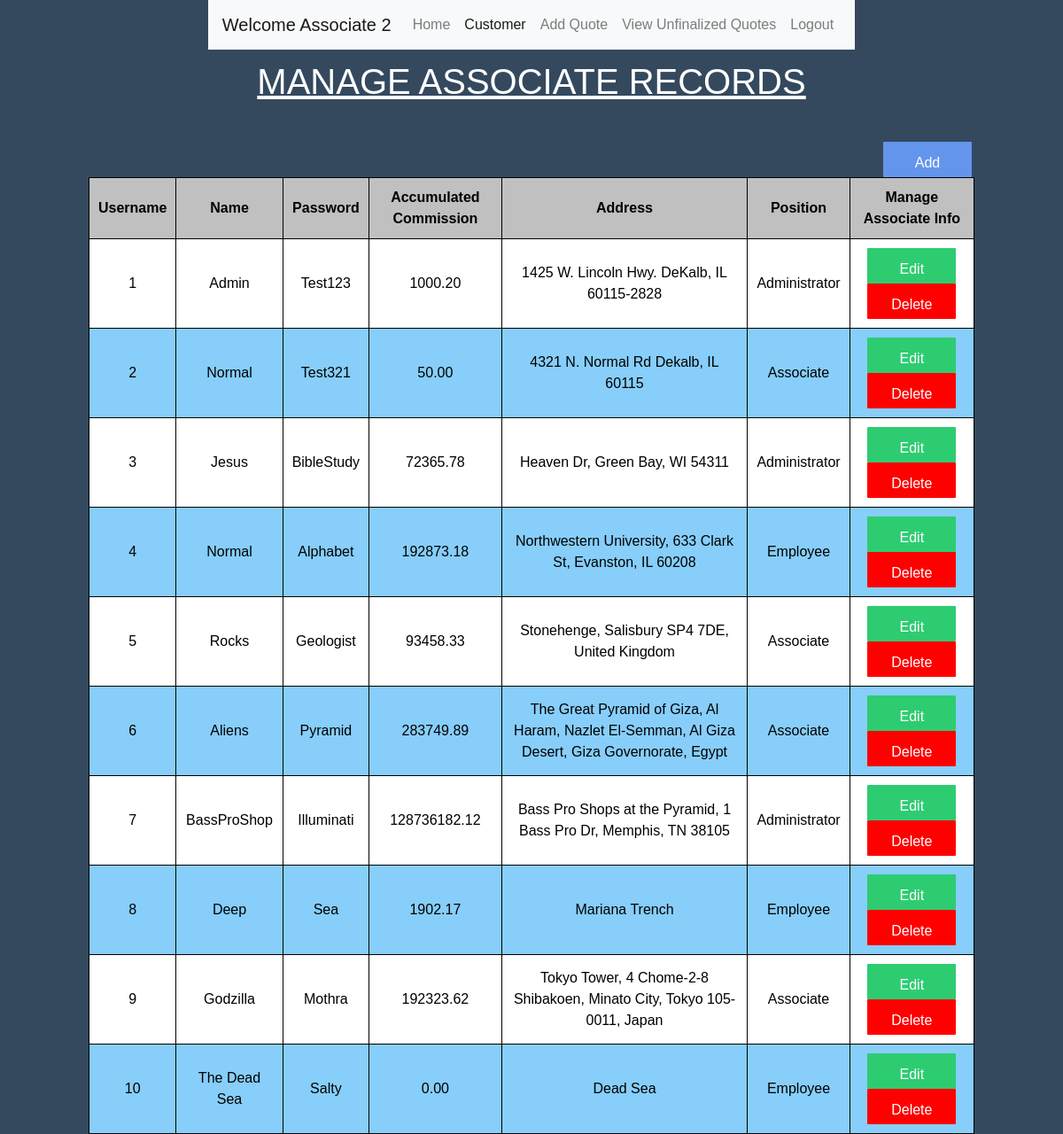
The page /manage.php (signed in) on the database its author committed.
### tables this page shows
create table Associate(
    User_Id  INT             NOT NULL PRIMARY KEY AUTO_INCREMENT,
    Name     CHAR(50)        NOT NULL,
    Password VARCHAR(50)     NOT NULL,
    Accu_Com DECIMAL(15,2)   NOT NULL,
    Address  VARCHAR(100)    NOT NULL,
    Pos      INT             NOT NULL DEFAULT 0
);

### manage.php (the view, shortened to what this page needs)
<!DOCTYPE html>
<html>
<head>
<link rel="stylesheet" href="https://stackpath.bootstrapcdn.com/bootstrap/4.3.1/css/bootstrap.min.css">
<link rel="stylesheet" href="manage.css">
</head>
<body>
  <?php require "navbar.php"?>
    <h1>MANAGE ASSOCIATE RECORDS</h1>
    <br>
</body>
<?php
  $getAssociateInfo = "select * from Associate;";
  $result = $pdo->query($getAssociateInfo);
?>
<div class = "associateList">
  <table>
    <tr align: left;>
      <th>Username</th>
      <th>Name</th>
      <th>Password</th>
      <th>Accumulated Commission</th>
      <th>Address</th>
      <th>Position</th>
      <th>Manage Associate Info</th>
    </tr>
  <?php while ($info = $result->fetch()):?>
    <tr>
      <td><?php echo $info['User_Id'];?></td>
      <td><?php echo $info['Name'];?></td>
      <td><?php echo $info['Password'];?></td>
      <td><?php echo $info['Accu_Com'];?></td>
      <td><?php echo $info['Address'];?></td>
      <td><?php if ($info['Pos'] == 2) {echo "Administrator";} else if ($info['Pos'] == 1) {echo "Employee";} else {echo "Associate";}?></td>
      <td>
        <form id="edit" action=edit.php method="POST">
            <input type="submit" class="mybutton" value="Edit"/>
        </form>
        <form id="delete" action=processChange.php method="POST">
            <input type="submit" class="mybutton" id="DELETE" value="Delete" onClick='return confirmSubmit()'/>
        </form>
      </td>
    </tr>
  <?php endwhile;?>
      <form id="add" action=edit.php method="POST">
          <input type="submit" class="mybutton" value="Add" id = "ADD-BUTTON"/>
      </form>
  </table>
</div>
</html>

### navbar.php (shortened to what this page needs)
<!DOCTYPE html>
<html lang="en">
  <head>
  </head>
  <body>
    <?php if($_SESSION['pos'] == 0):?>
    <nav class="navbar navbar-expand-lg navbar-light bg-light">
        <a class="navbar-brand" href="#">Welcome Associate <?php echo $_SESSION["user_id"];?></a>
        <div class="collapse navbar-collapse" id="navbarNav">
            <ul class="navbar-nav ml-auto">
                <li class="nav-item">
                    <a class="nav-link" href="record.php">Home<span class="sr-only">(current)</span></a>
                </li>
                <li class="nav-item active">
                    <a class="nav-link" href="customer.php">Customer</a>
                </li>
                <li class="nav-item">
                    <a class="nav-link" href="quote-form.php">Add Quote</a>
                </li>
                <li class="nav-item">
                    <a class="nav-link" href="manageUnfinalQuotesHeader.php">View Unfinalized Quotes</a>
                </li>
                <li class="nav-item">
                    <a class="nav-link" href="logout.php">Logout</a>
                </li>
            </ul>
        </div>
    </nav>
    <?php endif;?>
  </body>
</html>

### manage.css (style rules this page uses)
* { margin:0; padding: 0; font-family: sans-serif; box-sizing: border-box; }
body { height: 50vh; display: grid; place-items: center; background: #34495e; }
table { width: 1000px; }
table, td, th { padding: 10px; border: 1px solid black; border-collapse: collapse; text-align: center; }
td { font-size: 16px; }
th { background-color:silver; color:black; }
tr:nth-child(odd) { background-color:lightskyblue; color:black; }
tr:nth-child(even) { background-color:white; color:black; }
h1 { color:white; text-decoration: underline; text-transform: uppercase; font-weight: 500; padding:12px; }
.mybutton { width:20%; background: #2ecc71; color:white; border: 0; padding:10px; border-radius:1px; height: 40px; width: 100px; border: 2px solid #2ecc71; }
#ADD-BUTTON { background: cornflowerblue; position:relative; left:897px; height: 40px; width: 100px; border: 2px solid cornflowerblue; }
#DELETE { background:red; border: 2px solid red; }

### rows shown on the page
associate: User_Id "1", Name "Admin", Password "Test123", Accu_Com "1000.20", Address "1425 W. Lincoln Hwy. DeKalb, IL 60115-2828", Pos "Administrator"
associate: User_Id "2", Name "Normal", Password "Test321", Accu_Com "50.00", Address "4321 N. Normal Rd Dekalb, IL 60115", Pos "Associate"
associate: User_Id "3", Name "Jesus", Password "BibleStudy", Accu_Com "72365.78", Address "Heaven Dr, Green Bay, WI 54311", Pos "Administrator"
associate: User_Id "4", Name "Normal", Password "Alphabet", Accu_Com "192873.18", Address "Northwestern University, 633 Clark St, Evanston, IL 60208", Pos "Employee"
associate: User_Id "5", Name "Rocks", Password "Geologist", Accu_Com "93458.33", Address "Stonehenge, Salisbury SP4 7DE, United Kingdom", Pos "Associate"
associate: User_Id "6", Name "Aliens", Password "Pyramid", Accu_Com "283749.89", Address "The Great Pyramid of Giza, Al Haram, Nazlet El-Semman, Al Giza Desert, Giza Governorate, Egypt", Pos "Associate"
associate: User_Id "7", Name "BassProShop", Password "Illuminati", Accu_Com "128736182.12", Address "Bass Pro Shops at the Pyramid, 1 Bass Pro Dr, Memphis, TN 38105", Pos "Administrator"
associate: User_Id "8", Name "Deep", Password "Sea", Accu_Com "1902.17", Address "Mariana Trench", Pos "Employee"
associate: User_Id "9", Name "Godzilla", Password "Mothra", Accu_Com "192323.62", Address "Tokyo Tower, 4 Chome-2-8 Shibakoen, Minato City, Tokyo 105-0011, Japan", Pos "Associate"
associate: User_Id "10", Name "The Dead Sea", Password "Salty", Accu_Com "0.00", Address "Dead Sea", Pos "Employee"

### other values the page prints
$_SESSION["user_id"] "2"
